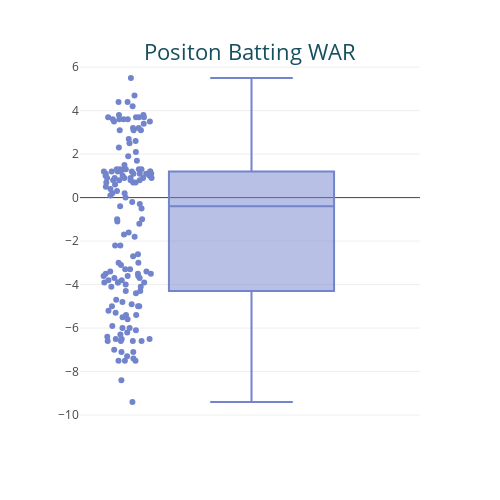

Here is the notebook cell this chart was saved with:
### Code cell
fig_13 = px.box(
    df.query("Season==2023"),
    y = "Pos",
    points="all",
    hover_name = "Name",
    height = 500,
    width = 500,
)

fig_13.update_traces(marker=dict(color="#7284cc"))

fig_13.update_layout(
    title=dict(text="Positon Batting WAR", font=dict(size=22), automargin=True, yref='paper'),
    title_font_color="#164f5e",
    yaxis=dict(title=""),
    xaxis=dict(title="")
)

### Figure 1 — Plotly figure (JSON) as saved in the notebook; plotly's stock layout.template omitted (floating-point values rounded to 4 significant figures; data arrays with more than 128 entries replaced by an {"elided": "..."} marker saying what was removed)
{"data": [{"alignmentgroup": "True", "boxpoints": "all", "hovertemplate": "<b>%{hovertext}</b><br><br>Pos=%{y}<extra></extra>", "hovertext": {"elided": "151 str values"}, "legendgroup": "", "marker": {"color": "#7284cc"}, "name": "", "notched": false, "offsetgroup": "", "orientation": "v", "showlegend": false, "type": "box", "x0": " ", "xaxis": "x", "y": {"elided": "151 float values"}, "y0": " ", "yaxis": "y"}], "layout": {"boxmode": "group", "height": 500, "legend": {"tracegroupgap": 0}, "margin": {"t": 60}, "title": {"automargin": true, "font": {"color": "#164f5e", "size": 22}, "text": "Positon Batting WAR", "yref": "paper"}, "width": 500, "xaxis": {"anchor": "y", "domain": [0, 1], "title": {"text": ""}}, "yaxis": {"anchor": "x", "domain": [0, 1], "title": {"text": ""}}}}
